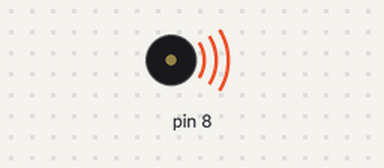
Simulated run of this sketch. Board: Arduino Uno, built with avr-gcc and run on an emulated ATmega328P. On the bench: buzzer (waves = sounding).

Above: at 0.5 s.
Timing chart, 0 to 4.6 s (numbered marks = the images above):
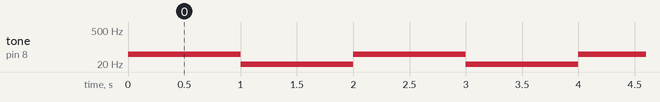

Measured:
- by itself, tone on pin 8: alternates 50 Hz for 1.0 s and 10 Hz for 1.0 s

The sketch:

Tone-ausgabe.ino
```cpp
/** @author<Gürkan>
 *  @author<Volkan>
 *
 *  @mainpage<Titel>
 *
 *  @section sec1 <Python>
 *  Hier Beispiel
 *
 *  @section sec2 <Arduino>
 *  @subsection sec2_1 PIR_Sensor
 *  @subsection sec2_1 W-Lan
 *
 */


void setup() {


}

void loop() {
 tone(8,50);
 delay(1000);
 noTone(8);
 tone(8,10);
 delay(1000);
 noTone(8);

}
```
